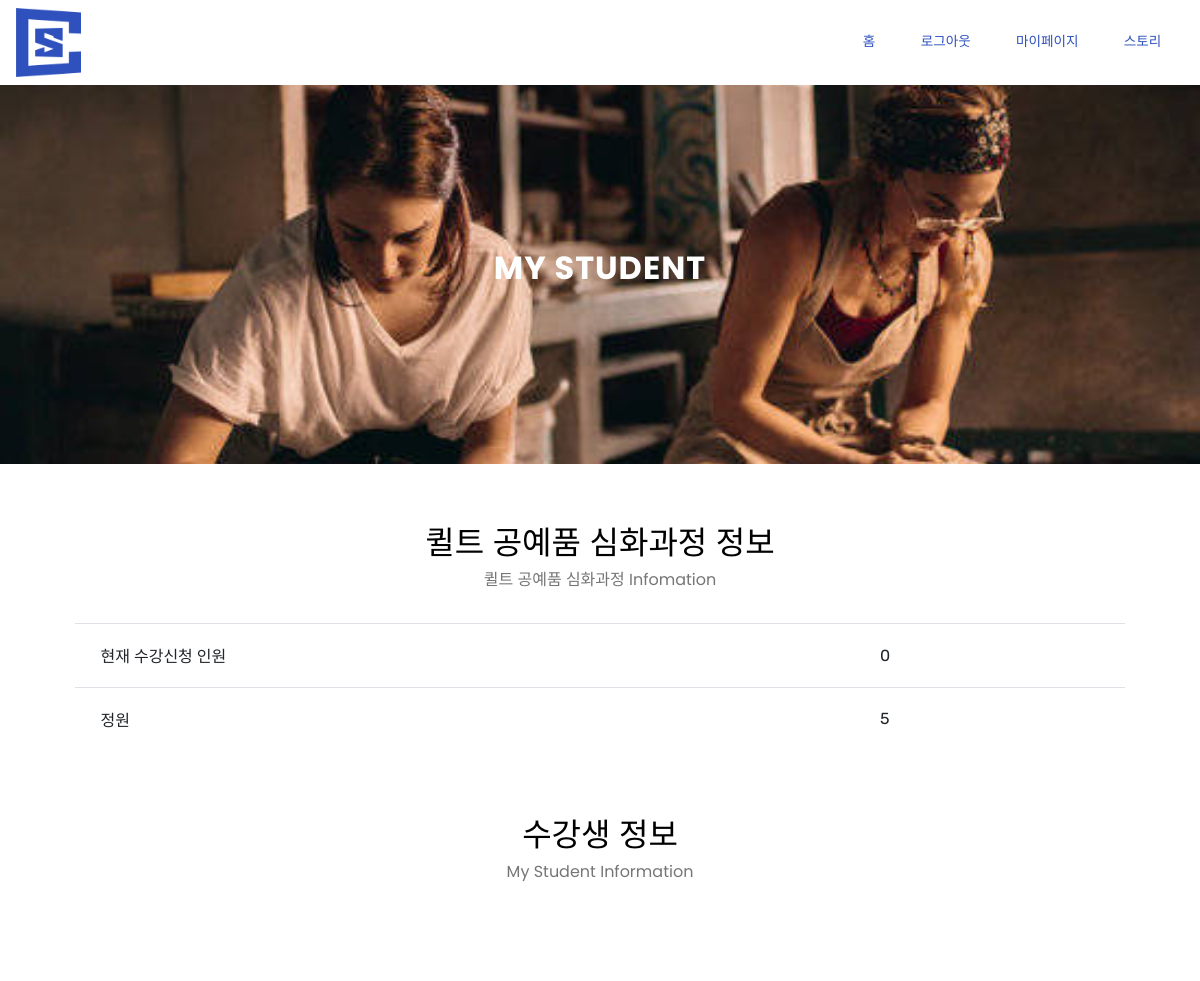
/accounts/my_student/9 (signed in), run on an earlier commit of the app's database.
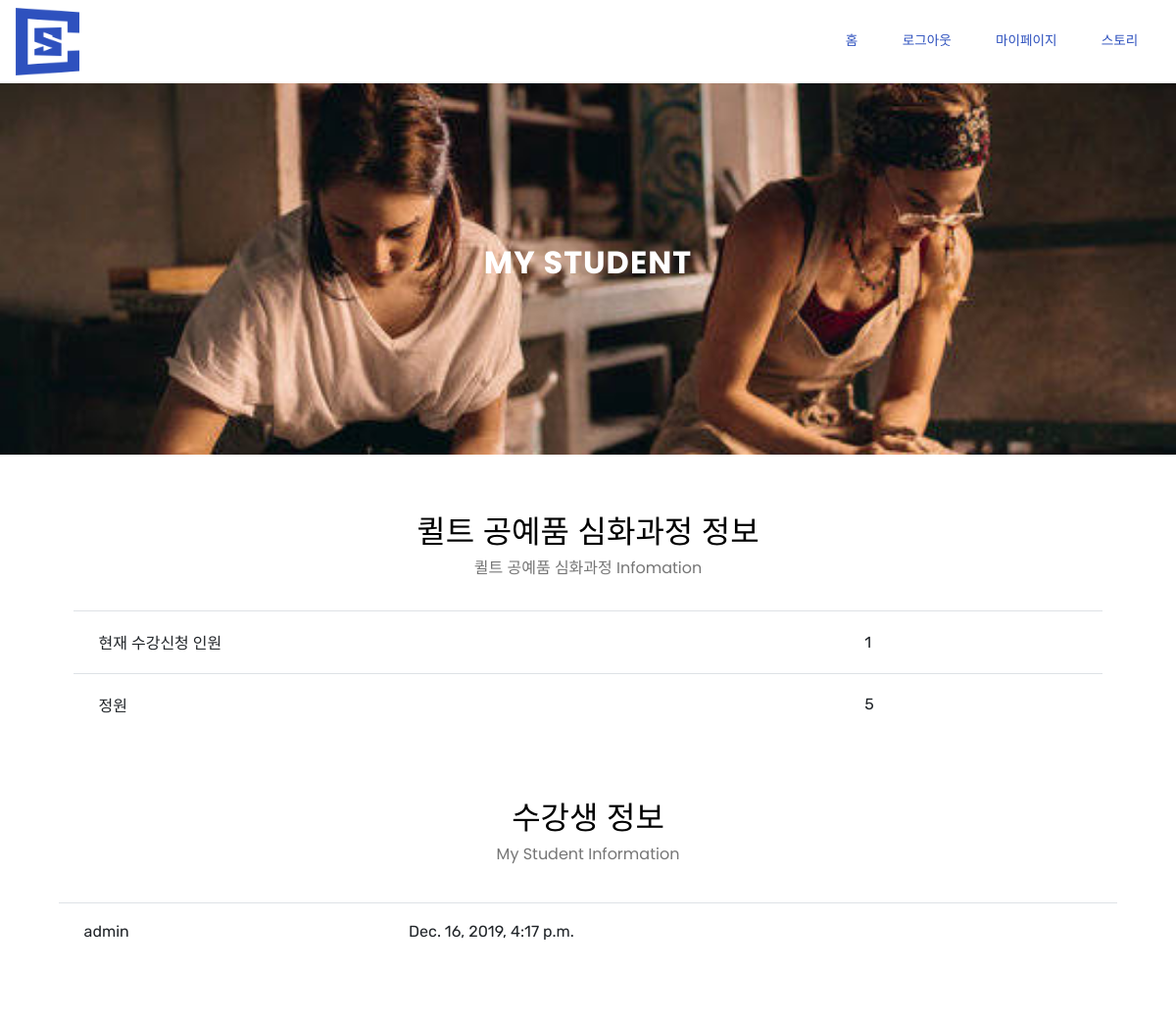
And on a later commit of the database.
### classregister/models.py (models this page shows, shortened)
class Class(models.Model):
    CATEGORY = (
      ('요리', '요리'),
        ('수공예', '수공예'),
        ('꽃', '꽃'),
        ('미술', '미술'),
        ('음악', '음악'),
        ('미용', '미용'),
        ('운동', '운동'),
        ('커피/차', '커피/차'),
    )
    owner_name = models.ForeignKey(settings.AUTH_USER_MODEL, on_delete=models.CASCADE)
    class_title = models.CharField(max_length=255)
    summary = models.CharField(max_length=255)
    describe = models.TextField()
    price = models.IntegerField()
    date = models.DateTimeField()
    category = models.CharField(max_length=10, choices=CATEGORY) # 미정
    current_number = models.IntegerField(default=0)
    max_number = models.IntegerField()
    img1 = models.ImageField(null=True,blank=True, upload_to='class/')
    img2 = models.ImageField(null=True,blank=True, upload_to='class/')
    img3 = models.ImageField(null=True,blank=True, upload_to='class/')
    img4 = models.ImageField(null=True,blank=True, upload_to='class/')
    img5 = models.ImageField(null=True,blank=True, upload_to='class/')

class Book(models.Model):
    user = models.ForeignKey(settings.AUTH_USER_MODEL, on_delete=models.CASCADE)
    book_class = models.ForeignKey(Class, on_delete=models.CASCADE)
    created_at = models.DateTimeField(auto_now_add=True)

### accounts/models.py (models this page shows)
class User(AbstractUser):
   seller = models.BooleanField(default=False)
   phone = models.CharField(
        null=True,
        blank=True,
        max_length=13,
        unique=True,
        validators=[
            RegexValidator(
                regex=r"\d{3}-\d{3,4}-\d{4}",
                message='010-1234-5678 형식으로 입력하세요.',
            )
        ]
    )

### accounts/views.py (the view)
# urls.py: path('my_student/<int:class_id>', views.my_student, name='my_student'),
@login_required
def my_student(request, class_id):
    myclass = get_object_or_404(Class, pk = class_id)
    books = Book.objects.filter(book_class=myclass)
    current_number = myclass.book_set.count()
    return render(request, 'accounts/my_student.html', {'class':myclass, 'books':books, 'current_number':current_number})

### accounts/templates/accounts/my_student.html (shortened to what this page needs)
{% extends 'base.html' %}
{% block content %}
{% load static %}
<!DOCTYPE html>
<html  >
<head>
  <link rel="stylesheet" href="{% static 'assets/bootstrap/css/bootstrap.min.css' %}">
  <link rel="stylesheet" href="{% static 'assets/bootstrap/css/bootstrap-grid.min.css' %}">
  <link rel="stylesheet" href="{% static 'assets/bootstrap/css/bootstrap-reboot.min.css' %}">
  <link rel="stylesheet" href="{% static 'assets/datatables/data-tables.bootstrap4.min.css' %}">
  <link rel="stylesheet" href="{% static 'assets/theme/css/style.css' %}">
  <link rel="preload" as="style" href="{% static 'assets/mobirise/css/mbr-additional.css' %}"><link rel="stylesheet" href="{% static 'assets/mobirise/css/mbr-additional.css' %}" type="text/css">
</head>
<body>
  <section class="features14 popup-btn-cards cid-rIsIVXsvRB mbr-parallax-background" id="features14-1n">
    <a class="full-link" href=""></a>
    <div class="container-fluid card-wrapper">
        <div class="row justify-content-center align-items-center" style="min-height: 12vw;">
             <div class="col-xl-10 col-lg-10 col-md-12 text-block">
                <h2 class="mbr-section-title mbr-fonts-style mbr-light mbr-white mbr-bold display-2">MY STUDENT</h2>
             </div>
        </div>
    </div>
</section>
<section class="table1 section-table cid-rItoZWPhV1" id="table1-2q">
    <div class="container">
        <div class="media-container-row align-center">
            <div class="col-12 col-md-12">
                <h2 class="mbr-section-title mbr-fonts-style mbr-black display-2">{{class.class_title}} 정보</h2>
                <h3 class="mbr-section-subtitle mbr-fonts-style pb-4 display-5">{{class.class_title}} Infomation</h3>
                <div class="table-wrapper">
                    <div class="container-fluid scroll">
                        <table class="table" cellspacing="0">
                            <tbody>
                            <tr>
                                <td class="body-item mbr-fonts-style display-7">현재 수강신청 인원</td><td class="body-item mbr-fonts-style display-7">{{current_number}}</td></tr><tr>
                                <td class="body-item mbr-fonts-style display-7">정원</td><td class="body-item mbr-fonts-style display-7">{{class.max_number}}</td></tr></tbody>
                        </table>
                    </div>
                </div>
            </div>
        </div>
    </div>
</section>
<section class="table1 section-table cid-rIw0gmQIEs" id="table1-3a">
    <div class="container">
        <div class="media-container-row align-center">
            <div class="col-12 col-md-12">
                <h2 class="mbr-section-title mbr-fonts-style mbr-black display-2">수강생 정보</h2>
                <h3 class="mbr-section-subtitle mbr-fonts-style pb-4 display-5">My Student Information</h3>
                <div class="table-wrapper">
                    <div class="container-fluid scroll">
                        <table class="table" cellspacing="0">
                            <tbody>
                            {% for book in books %}
                            <tr>
                                <td class="body-item mbr-fonts-style display-7">{{book.user.username}}</td><td class="body-item mbr-fonts-style display-7">{{book.created_at}}</td></tr>
                            {% endfor %}
                            </tbody>
                        </table>
                    </div>
                </div>
            </div>
        </div>
    </div>
</section>
</body>
</html>
{% endblock %}

### sclass/templates/base.html (shortened to what this page needs)
{% load bootstrap4 %}
{% bootstrap_css %}
{% load static %}
<!DOCTYPE html>
<html  >
<head>
  <link rel="stylesheet" href="{% static 'assets2/web/assets/mobirise-icons/mobirise-icons.css' %}">
  <link rel="stylesheet" href="{% static 'assets2/bootstrap/css/bootstrap.min.css' %}">
  <link rel="stylesheet" href="{% static 'assets2/bootstrap/css/bootstrap-grid.min.css' %}">
  <link rel="stylesheet" href="{% static 'assets2/bootstrap/css/bootstrap-reboot.min.css' %}">
  <link rel="stylesheet" href="{% static 'assets2/socicon/css/styles.css' %}">
  <link rel="stylesheet" href="{% static 'assets2/dropdown/css/style.css' %}">
  <link rel="stylesheet" href="{% static 'assets2/theme/css/style.css' %}">
  <link rel="preload" as="style" href="{% static 'assets2/mobirise/css/mbr-additional.css' %}"><link rel="stylesheet" href="{% static 'assets2/mobirise/css/mbr-additional.css' %}" type="text/css">
</head>
{% if user.is_authenticated %}
<p>환영합니다 {{ user.username }} 님!</p>
<a href="javascript:{document.getElementById('logout').submit()}">로그아웃</a>
{% else %}
<a href="{% url 'signup' %}">회원가입</a>
<a href="{% url 'login' %}">로그인</a>
{%endif%}
<section class="menu cid-rIxlBUQeEd" once="menu" id="menu3-1u" data-sortbtn="btn-primary">
    <nav class="navbar navbar-dropdown navbar-fixed-top navbar-expand-lg">
        <div class="navbar-brand">
            <span class="navbar-logo">
                <a href="{% url 'home' %}">
                    <img src="{% static 'assets2/images/logo-mobile-164x174.png' %}" alt="Mobirise" title="" style="height: 4.3rem;">
                </a>
            </span>
        </div>
      <div class="collapse navbar-collapse" id="navbarSupportedContent">
            <ul class="navbar-nav nav-dropdown nav-right" data-app-modern-menu="true"><li class="nav-item">
                    <a class="nav-link link text-primary display-4" href="{% url 'home' %}">홈</a>
                </li>
                {% if not user.is_authenticated %}
                    <li class="nav-item">
                    <a class="nav-link link text-primary display-4" href="{% url 'login' %}">로그인<br></a></li>
                    <li class="nav-item">
                    <a class="nav-link link text-primary display-4" href="{% url 'signup' %}">회원가입<br></a></li>
                {% else %}
                    <li class="nav-item">
                    <a class="nav-link link text-primary display-4" href="javascript:{document.getElementById('logout').submit()}" aria-expanded="false">로그아웃</a>
                    </li>
                    <li class="nav-item">
                    <a class="nav-link link text-primary display-4" href="{% url 'mypage' %}" aria-expanded="false">마이페이지</a>
                    </li>
                {% endif %}
                    <li class="nav-item">
                    <a class="nav-link link text-primary display-4" href="{% url 'news_list' %}" aria-expanded="false">스토리</a>
                    </li>
                </ul>
      </div>
    </nav>
</section>
{% block content %}
{% endblock %}
</html>

### sclass/static/assets2/dropdown/css/style.css (style rules this page uses)
.navbar-dropdown { left: 0; padding: 0; position: absolute; right: 0; top: 0; transition: all 0.45s ease; z-index: 1030; background: #282828; }
.navbar-dropdown .navbar-logo { margin-right: 0.8rem; transition: margin 0.3s ease-in-out; vertical-align: middle; }
.navbar-dropdown .navbar-logo img { height: 3.125rem; transition: all 0.3s ease-in-out; }
.navbar-dropdown.navbar-fixed-top { position: fixed; }
.navbar-dropdown .navbar-brand span { vertical-align: -4px; }
.nav-dropdown { font-size: 0.75rem; font-weight: 500; height: auto !important; }
.nav-dropdown .link { margin: .667em 1.667em; font-weight: 500; padding: 0; transition: color .2s ease-in-out; }
.nav-dropdown .link::after, .nav-dropdown .dropdown-item::after { color: inherit; }

### sclass/static/assets2/theme/css/style.css (style rules this page uses)
div, span, h1, h2, h3, h4, h5, h6, p, blockquote, a, ol, ul, li, figcaption, textarea, input, .display-1, .display-2 { font: inherit; }
section { background-color: #eeeeee; }
section, .container, .container-fluid { position: relative; word-wrap: break-word; }
a { font-style: normal; font-weight: 400; cursor: pointer; }
a, a:hover { text-decoration: none; }
body { color: #232323; }
h1, h2, h3, h4, h5, h6, .h1, .h2, .h3, .h4, .h5, .h6, .display-1, .display-2, .display-3 { line-height: 1; word-break: break-word; word-wrap: break-word; }
body { position: relative; }
section { background-position: 50% 50%; background-repeat: no-repeat; background-size: cover; }
.mbr-white { color: #ffffff; }
.mbr-black { color: #000000; }
.align-center { text-align: center; }
.mbr-light { font-weight: 300; }
.mbr-bold { font-weight: 700; }
.media-container-row { display: -ms-flexbox; display: -webkit-box; display: flex; -ms-flex-direction: row; -webkit-box-orient: horizontal; -webkit-box-direction: normal; flex-direction: row; -ms-flex-wrap: wrap; flex-wrap: wrap; -ms-flex-pack: center; -webkit-box-pack: center; justify-content: center; -ms-flex-line-pack: center; align-content: center; -ms-flex-align: start; -webkit-box-align: start; align-items: start; }
@media (min-width: 992px) { .media-container-row { -ms-flex-wrap: nowrap; flex-wrap: nowrap; } }
.card-wrapper { -webkit-box-flex: 1; -ms-flex: 1; flex: 1; -webkit-flex: 1; }
.menu .navbar-brand { display: -webkit-flex; }
.menu .navbar-brand span { display: -webkit-box; display: -ms-flexbox; display: flex; display: -webkit-flex; }
.menu .navbar-brand .navbar-logo img { display: -webkit-flex; }
@media (min-width: 992px) { .menu .navbar-nav.nav-dropdown { display: -webkit-flex; } }
.navbar { display: -webkit-flex; -webkit-flex-wrap: wrap; -webkit-align-items: center; -webkit-justify-content: space-between; }
.navbar-collapse { -webkit-flex-basis: 100%; -webkit-flex-grow: 1; -webkit-align-items: center; }
.nav-dropdown .link { padding: .667em 1.667em !important; margin: 0 !important; }
.row { display: -webkit-flex; -webkit-flex-wrap: wrap; }
.justify-content-center { -webkit-justify-content: center; }
.mbr-section-title { font-style: normal; line-height: 1.2; }
.mbr-section-subtitle { line-height: 1.3; }
body { font-style: normal; line-height: 1.5; }
ul, ol, pre, blockquote { margin-bottom: 2.3125rem; }
html, body { height: auto; min-height: 100vh; }

### sclass/static/assets2/mobirise/css/mbr-additional.css (style rules this page uses)
body { font-family: Poppins; }
.display-2 { font-family: 'Poppins', sans-serif; font-size: 1.8rem; }
.display-4 { font-family: 'Poppins', sans-serif; font-size: 0.85rem; }
.display-5 { font-family: 'Poppins', sans-serif; font-size: 1.2rem; }
.display-7 { font-family: 'Rubik', sans-serif; font-size: 1.4rem; }
.text-primary { color: #365c9a !important; }
a, a:hover { color: #365c9a; }
ul, ol, pre, blockquote { margin-bottom: 2.3125rem; }
.cid-rIxlBUQeEd .nav-item, .cid-rIxlBUQeEd .nav-link, .cid-rIxlBUQeEd .navbar-caption { font-weight: normal; }
.cid-rIxlBUQeEd .navbar { min-height: 77px; transition: all .3s; background: #ffffff; }
.cid-rIxlBUQeEd .navbar .navbar-collapse { justify-content: flex-end; z-index: 1; }
.cid-rIxlBUQeEd .navbar-brand { flex-shrink: 0; align-items: center; margin-right: 0; padding: 0; transition: all .3s; word-break: break-word; z-index: 1; }
.cid-rIxlBUQeEd .navbar-brand .navbar-logo a { outline: none; }
.cid-rIxlBUQeEd .navbar-expand-lg .navbar-nav .nav-link { padding: 0; }
.cid-rIxlBUQeEd ul.navbar-nav { flex-wrap: wrap; }
.cid-rIxlBUQeEd .navbar-dropdown { padding: .5rem 1rem; position: fixed; }
.cid-rIxlBUQeEd a.nav-link { justify-content: center; display: flex; align-items: center; }

What changed in the data, as far as the page shows it:
added Book: user.username "admin", created_at "Dec. 16, 2019, 4:17 p.m."
Also different on the page:
{{ current_number }}: "0" → "1"
